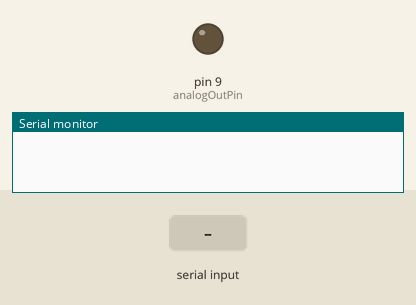
Simulated run of this sketch. Board: Arduino Uno, built with avr-gcc and run on an emulated ATmega328P. Shown: output pins drawn as LEDs (lit = HIGH), the last lines printed to the serial monitor. The test bench sets the inputs (shaded band).

Above: at 1.2 s.
1.3 s: "90,45\n" received over Serial
At 2.5 s:
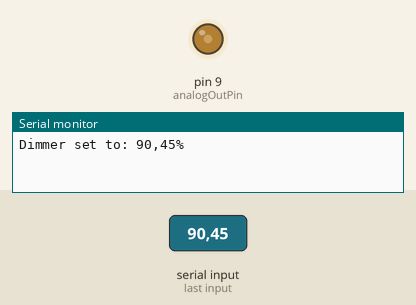
2.8 s: "0\n" received over Serial
At 3.5 s:
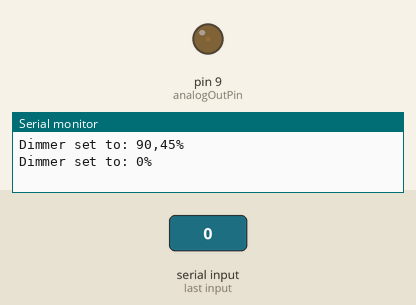
4.3 s: "200\n" received over Serial
At 4.7 s:
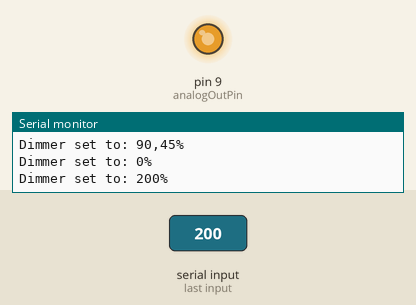
5.8 s: "90\n" received over Serial
At 7.0 s:
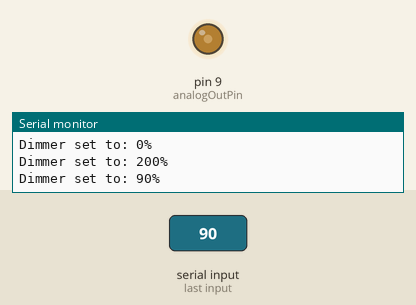
Timing chart, 0 to 8.3 s (numbered marks = the images above; inputs shaded):
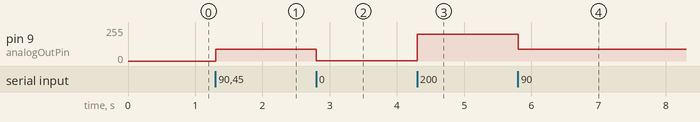

Measured:
- after the input at 1.3 s, pin 9 (analogOutPin): 0/255 → 90/255 at once
- after the input at 2.8 s, pin 9 (analogOutPin): 90/255 → 1/255 at once
- after the input at 4.3 s, pin 9 (analogOutPin): 1/255 → 200/255 at once
- after the input at 5.8 s, pin 9 (analogOutPin): 200/255 → 90/255 at once

The sketch:

HC05_Bluetooth.ino
```cpp
/* Arduino serial test code for controlling the AC Dimmer Board via PWM */

// For testing the AC Dimmer Board upload this sketch to an arduino, open the
// Serial Monitor (9600 baud), and send values (try values 30 to 100 first).  You can testing
// the limits of the range of dimming by starting at around 30 and backing off until
// 'AC LOAD' is almost zero volts (ie.  25, 23, 21, 19, 18, 17, 16, 15....)
// The same can be done with the maximum.  (ie. 70, 75, 80, 85, 86, 87, 88, 89...)

const int analogOutPin = 9; // Analog output pin that the AC Dimmer Board is connected to
          //   (Digital Pin 9)

String inputString = "";         // a string to hold incoming data
boolean stringComplete = false;  // whether the string is complete

int outputValue = 0;        // value output to the PWM (analog out)

void setup() {
  // initialize serial communications at 9600 baud:
  Serial.begin(9600);
}

void loop() {

  analogWrite(analogOutPin, outputValue);
  if (stringComplete) {
    Serial.print("Dimmer set to: ");
    Serial.print(inputString);
    Serial.println("%");
    outputValue = inputString.toInt();
    if (outputValue == 0){
      outputValue = 1;
    }
    // clear the string:
    inputString = "";
    stringComplete = false;
  }
}

/*
  SerialEvent occurs whenever a new data comes in the
 hardware serial RX.  This routine is run between each
 time loop() runs, so using delay inside loop can delay
 response.  Multiple bytes of data may be available.
 */
void serialEvent() {
  while (Serial.available()) {
    // get the new byte:
    char inChar = (char)Serial.read();
    // add it to the inputString:
    if (inChar != '\n') {
      inputString += inChar;
    }
    // if the incoming character is a newline, set a flag
    // so the main loop can do something about it:
    if (inChar == '\n') {
      stringComplete = true;
    }
  }
}
```
